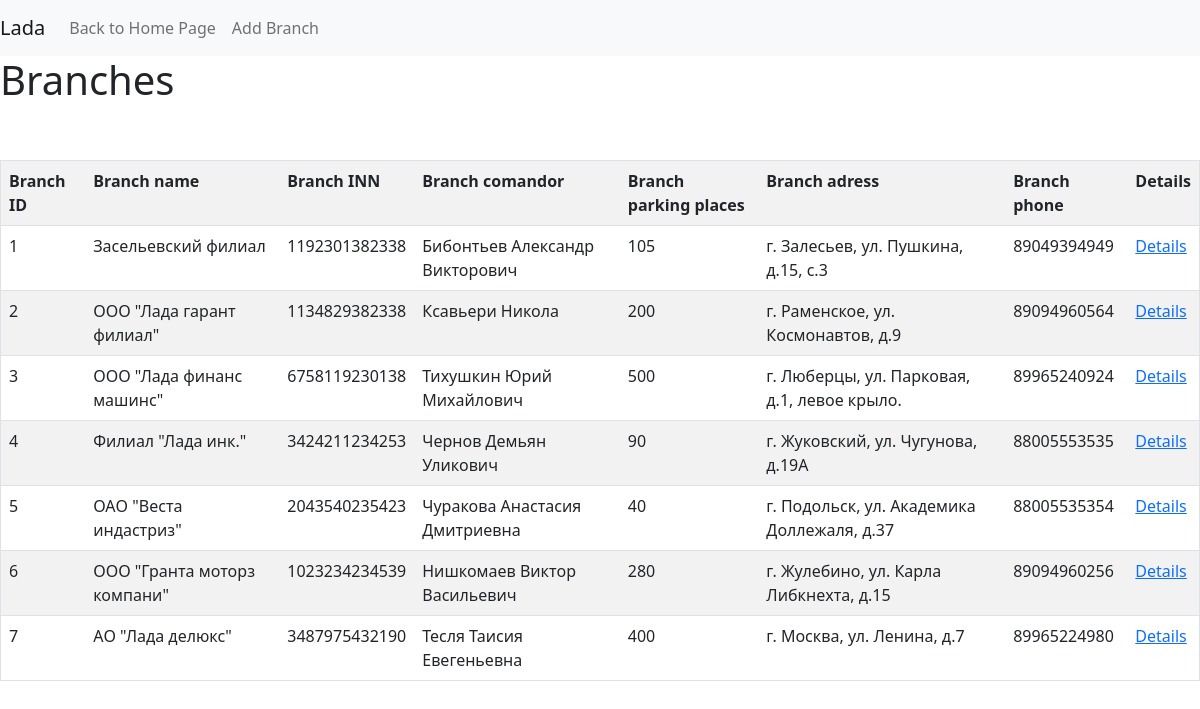
The page /branches/ on the database its author committed.
### main/models.py (models this page shows, shortened)
class Branch(models.Model):
    name = models.CharField(
        verbose_name = 'Название',
        max_length = 50,
        null = False,
        blank = False,
    )
    commandor = models.CharField(
        verbose_name = 'Руководитель',
        max_length = 50,
        null = False,
        blank = False,
    )
    inn = models.CharField(
        verbose_name = 'ИНН',
        max_length = 17,
        null = False,
        blank = False,
    )
    adress = models.CharField(
        verbose_name = 'Адресс',
        max_length = 50,
        null = False,
        blank = False,
    )
    phone = models.CharField(
        verbose_name = 'Телефон',
        max_length = 11,
        null = False,
        blank = False,
    )
    parking = models.IntegerField(
        verbose_name = 'Парк.места',
        default = 100,
        null = False,
        blank = False,
    )
    class Meta:
        verbose_name = 'Филиал'
        verbose_name_plural = 'Филиалы'

### main/views.py (the view)
# urls.py: path('branches/',    views.branches),
def branches(request):
    c = base_context(request)
    br = Branch.objects.all()
    c['branch_list'] = br
    return render(request, 'branch/branches.html', c)

### main/views.py (called while the page is built)
def base_context(request):
    context = dict()
    context['user'] = request.user
    return context

### main/templates/branch/branches.html (shortened to what this page needs)
<!DOCTYPE HTML>
<html>
<head>
    <link href="https://cdn.jsdelivr.net/npm/bootstrap@5.0.0-beta3/dist/css/bootstrap.min.css" rel="stylesheet">
</head>
<body>
<nav class="navbar navbar-expand-lg navbar-light bg-light">
    <a class="navbar-brand" >Lada</a>
    <div class="collapse navbar-collapse" id="navbarSupportedContent">
        <ul class="navbar-nav mr-auto">
            <li class="nav-item">
                <a class="nav-link" href="/">Back to Home Page</a>
            </li>
            <li class="nav-item">
                <a class="nav-link" href="/branches/add">Add Branch</a>
            </li>
        </ul>
    </div>
</nav>
<h1>Branches</h1>
<br></br>
<table border="1" class="table table-striped">
    <tr>
        <th>Branch ID</th>
        <th>Branch name</th>
        <th>Branch INN</th>
        <th>Branch comandor</th>
        <th>Branch parking places</th>
        <th>Branch adress</th>
        <th>Branch phone</th>
        <th>Details</th>
    </tr>
	{% for b in branch_list %}
    <tr>
        <td>{{ b.id }}</td>
        <td>{{ b.name }}</td>
        <td>{{ b.inn }}</td>
        <td>{{ b.commandor }}</td>
        <td>{{ b.parking }}</td>
        <td>{{ b.adress }}</td>
        <td>{{ b.phone }}</td>
        <td>
            <a href="/branches/{{b.id}}/">Details</a>
        </td>
    </tr>
	{% empty %}
	<tr>
		<td colspan=8>No branches were found, add new <a href="/branches/add">here</a></td>
	</tr>
	{% endfor %}
</table>
</body>
</html>

### rows shown on the page
Branch: id "1", name "Засельевский филиал", inn "1192301382338", commandor "Бибонтьев Александр Викторович", parking "105", adress "г. Залесьев, ул. Пушкина, д.15, с.3", phone "89049394949"
Branch: id "2", name "ООО \"Лада гарант филиал\"", inn "1134829382338", commandor "Ксавьери Никола", parking "200", adress "г. Раменское, ул. Космонавтов, д.9", phone "89094960564"
Branch: id "3", name "ООО \"Лада финанс машинс\"", inn "6758119230138", commandor "Тихушкин Юрий Михайлович", parking "500", adress "г. Люберцы, ул. Парковая, д.1, левое крыло.", phone "89965240924"
Branch: id "4", name "Филиал \"Лада инк.\"", inn "3424211234253", commandor "Чернов Демьян Уликович", parking "90", adress "г. Жуковский, ул. Чугунова, д.19А", phone "88005553535"
Branch: id "5", name "ОАО \"Веста индастриз\"", inn "2043540235423", commandor "Чуракова Анастасия Дмитриевна", parking "40", adress "г. Подольск, ул. Академика Доллежаля, д.37", phone "88005535354"
Branch: id "6", name "ООО \"Гранта моторз компани\"", inn "1023234234539", commandor "Нишкомаев Виктор Васильевич", parking "280", adress "г. Жулебино, ул. Карла Либкнехта, д.15", phone "89094960256"
Branch: id "7", name "АО \"Лада делюкс\"", inn "3487975432190", commandor "Тесля Таисия Евегеньевна", parking "400", adress "г. Москва, ул. Ленина, д.7", phone "89965224980"
